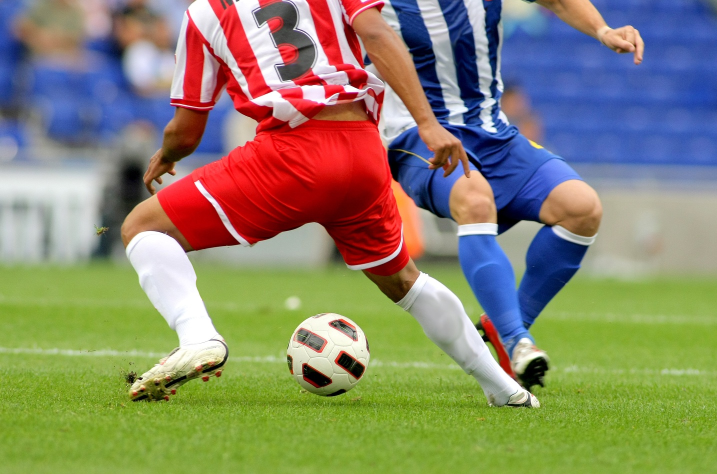
#> input picture ch3/soccer.jpg, 1434 x 948 px (shown at 1/2 size)
$ python practice07.py
#> lines starting #> are read from the running program, lines starting #| are printed output that depends on the picture; after the words box and inside, x2 and y2 are one past the last pixel; in counts of white or black regions, pixels touching at a corner belong together
import cv2 as cv
import numpy as np

img=cv.imread('soccer.jpg')
#> img is the input picture: shape (948, 1434, 3); mean B, G, R 107.2, 133.3, 136.9
img=cv.resize(img,dsize=(0,0),fx=0.4,fy=0.4)
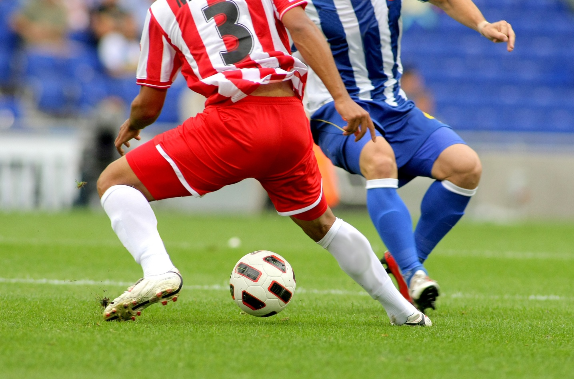
#> img: shape (379, 574, 3); mean B, G, R 107.2, 133.2, 136.8
gray=cv.cvtColor(img,cv.COLOR_BGR2GRAY)
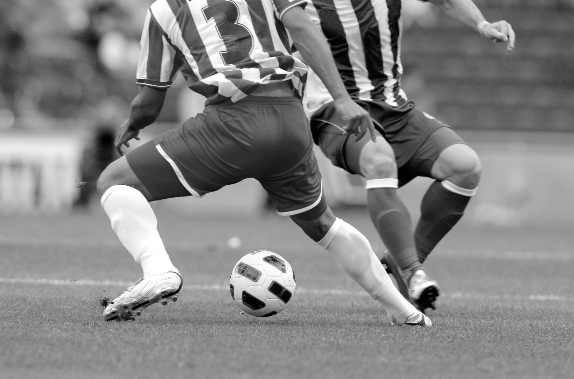
#> gray: shape (379, 574); min 0, max 255, mean 131.3
cv.putText(gray,'soccer',(10,20),cv.FONT_HERSHEY_SIMPLEX,0.7,(255,255,255),2)
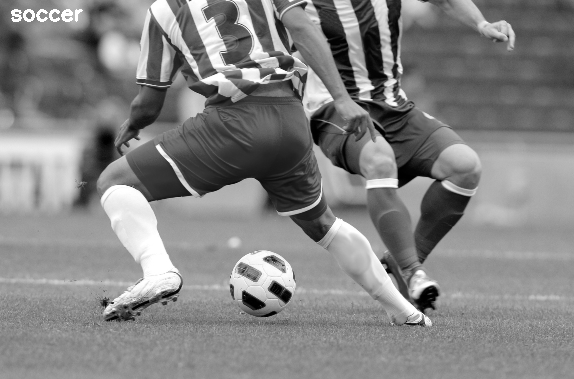
#> gray: shape (379, 574); 0.23% of pixels changed, all inside (x1, y1, x2, y2) = (11, 9, 83, 22)
cv.imshow('Original',gray)

smooth=np.hstack((cv.GaussianBlur(gray,(5,5),0.0),cv.GaussianBlur(gray,(9,9),0.0),cv.GaussianBlur(gray,(15,15),0.0)))
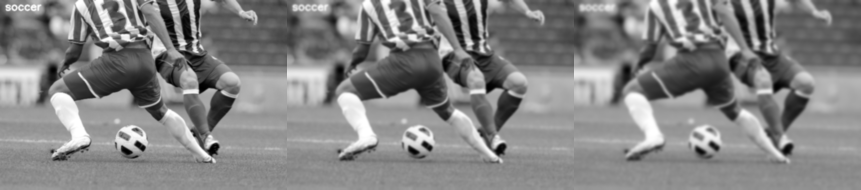
#> smooth: shape (379, 1722) (shown at 1/2 size); min 0, max 255, mean 131.6
cv.imshow('Smooth',smooth)

medianblur_smooth=np.hstack((cv.medianBlur(gray,5),cv.medianBlur(gray,9),cv.medianBlur(gray,15)))
cv.imshow('Median Smooth',medianblur_smooth)

cv.waitKey()
cv.destroyAllWindows()

$ run again, with ch3/mistyroad.jpg copied over ch3/soccer.jpg
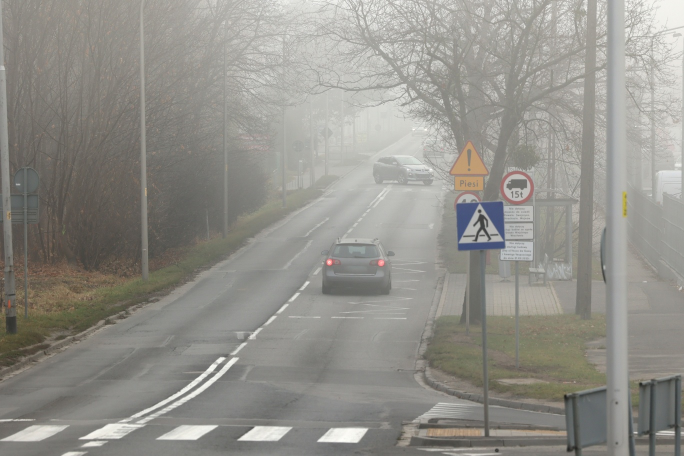
#> input picture ch3/mistyroad.jpg, 1368 x 912 px (shown at 1/2 size)
#> img is the input picture: shape (912, 1368, 3); mean B, G, R 138.8, 145, 146.5
#> img: shape (365, 547, 3)
#> `cv.putText(gray,'soccer',(10,20),cv.FONT_HERSHEY_SIMPLEX,0.7,(255,255,..`:
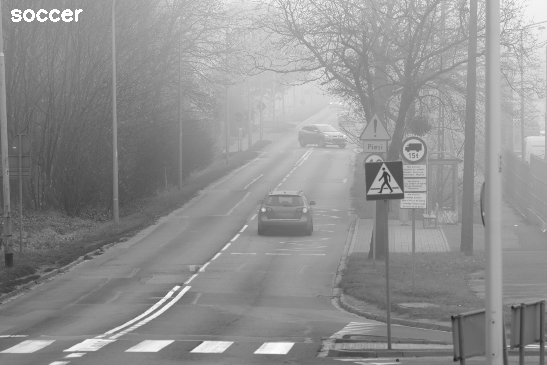
#> gray: shape (365, 547); min 29, max 255, mean 145
#> `smooth=np.hstack((cv.GaussianBlur(gray,(5,5),0.0),cv.GaussianBlur(gray..`:
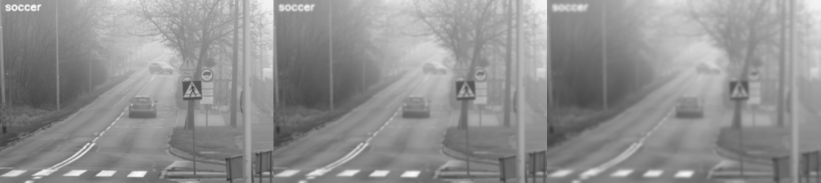
#> smooth: shape (365, 1641) (shown at 1/2 size); min 51, max 253, mean 145

$ run again, with ch3/rose.png saved as ch3/soccer.jpg
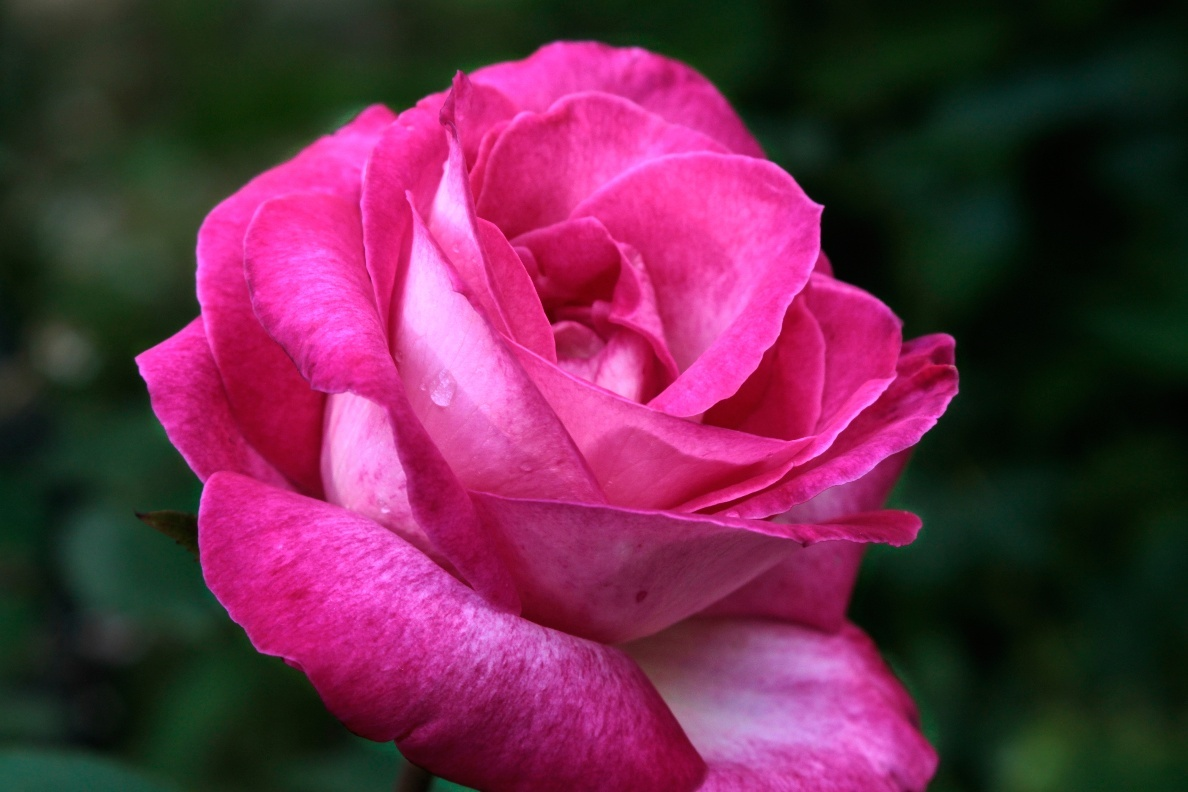
#> input picture ch3/rose.png, 1188 x 792 px
#> img is the input picture: shape (792, 1188, 3); mean B, G, R 74.2, 43.7, 103.7
#> img: shape (317, 475, 3)
#> `cv.putText(gray,'soccer',(10,20),cv.FONT_HERSHEY_SIMPLEX,0.7,(255,255,..`:
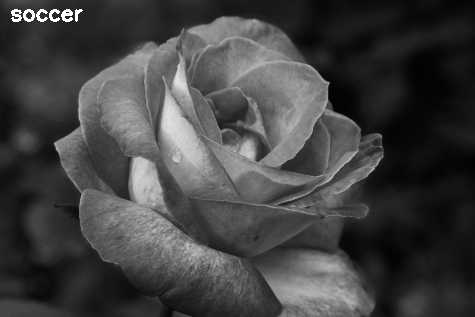
#> gray: shape (317, 475); min 1, max 255, mean 65.8
#> `smooth=np.hstack((cv.GaussianBlur(gray,(5,5),0.0),cv.GaussianBlur(gray..`:
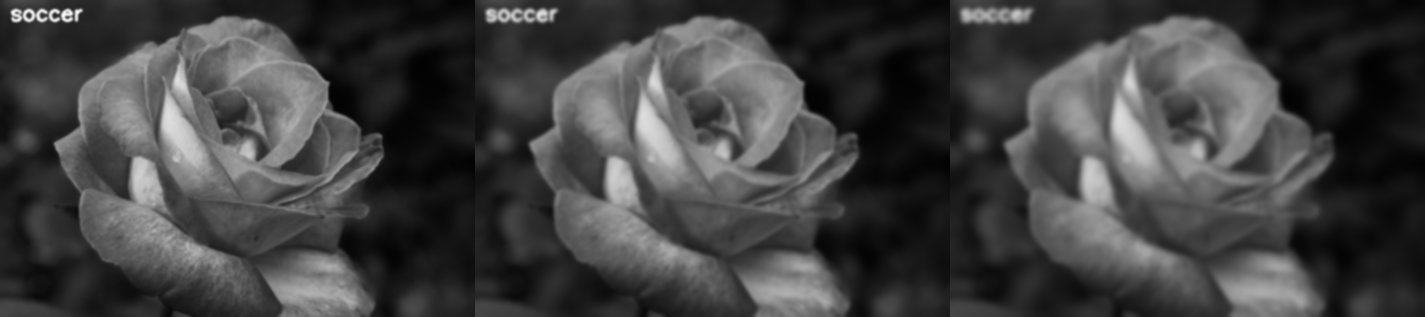
#> smooth: shape (317, 1425); min 2, max 251, mean 65.8
